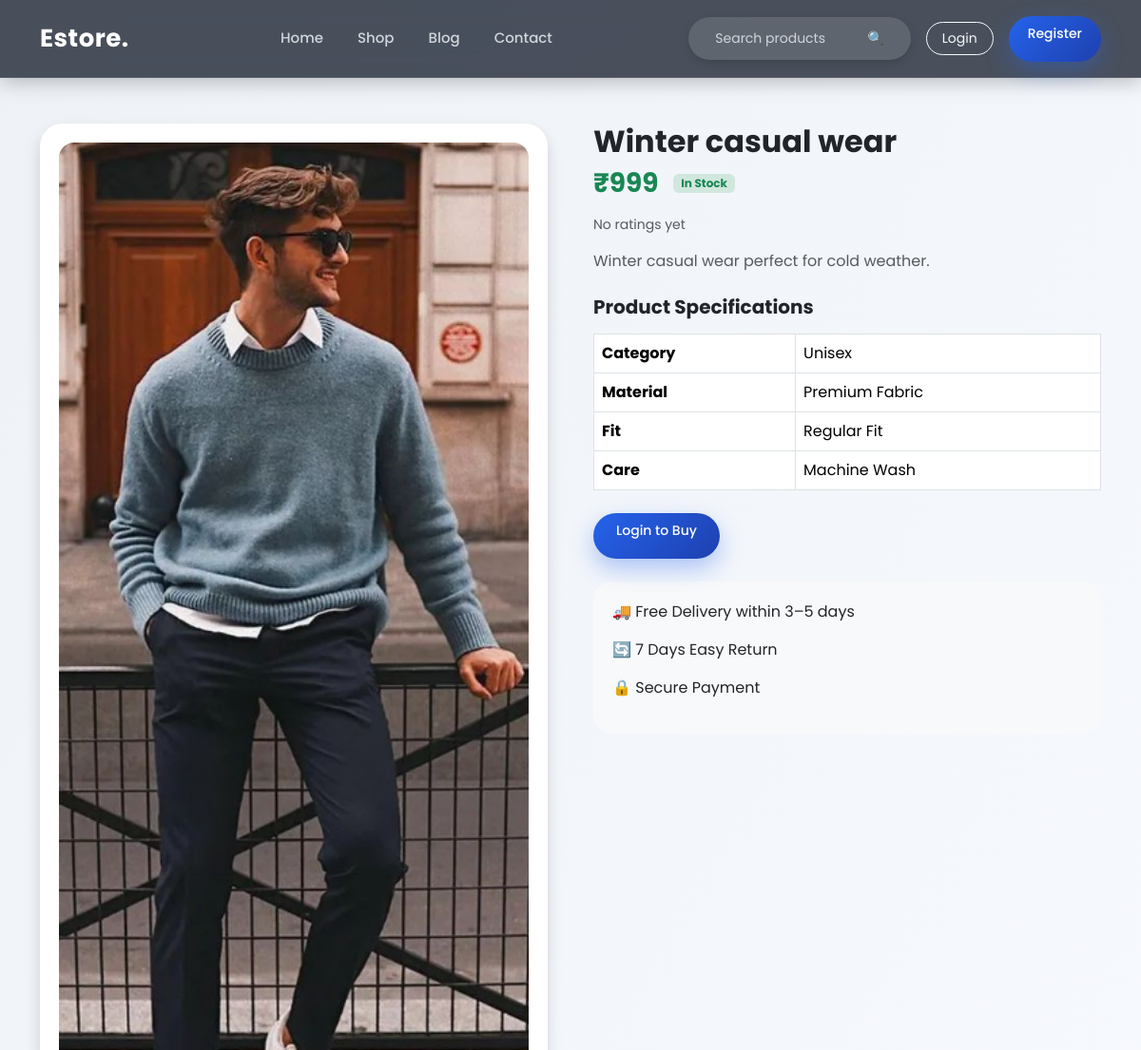
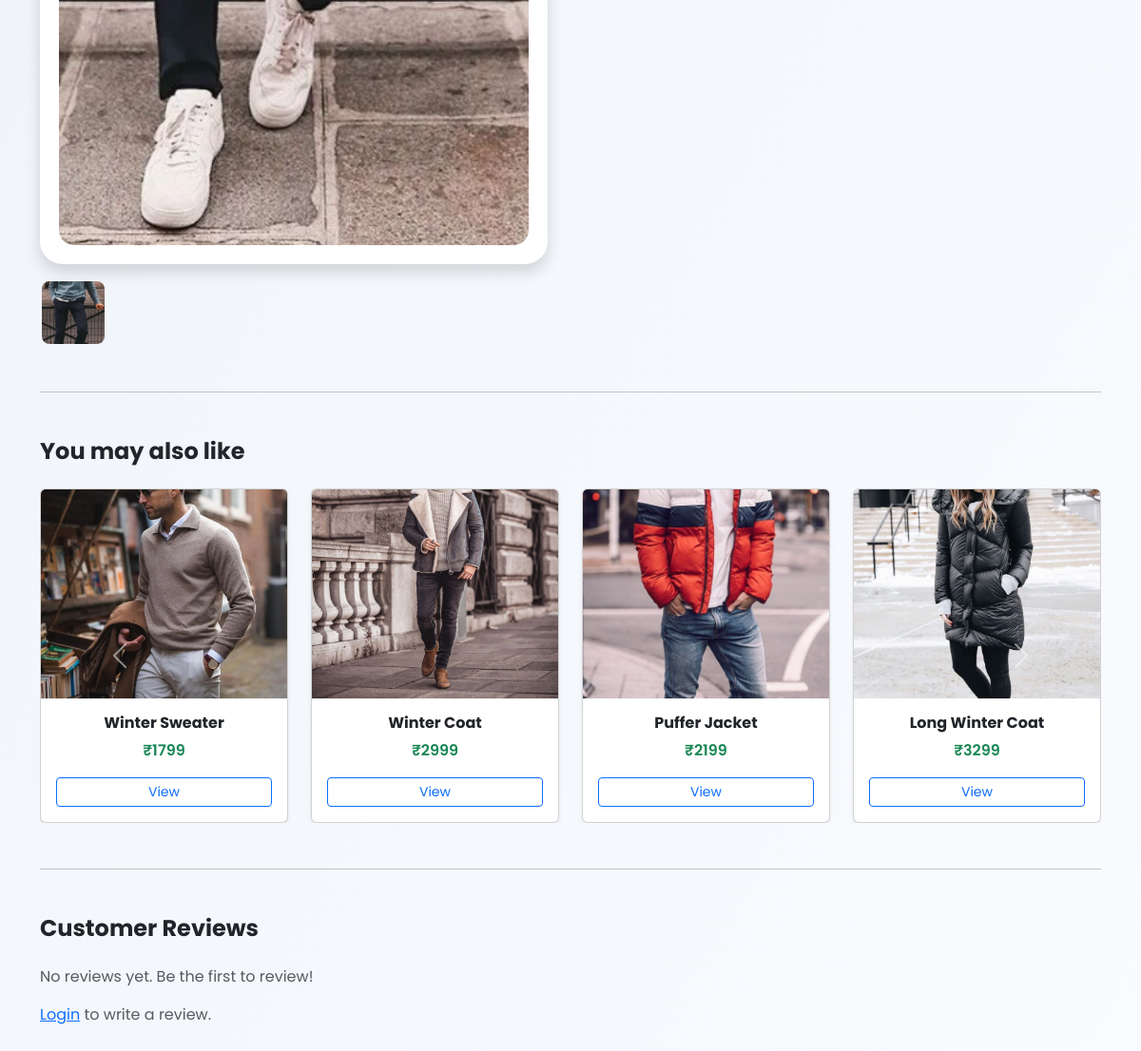
Page /product/1 on the committed database (2 pictures, top to bottom).
### models.py (models this page shows)
class Product(db.Model):
    id = db.Column(db.Integer, primary_key=True)
    name = db.Column(db.String(100))
    price = db.Column(db.Integer)
    category = db.Column(db.String(50))
    season = db.Column(db.String(50))
    description = db.Column(db.Text)
    image = db.Column(db.String(300))
    reviews = db.relationship('Review', backref='product', lazy=True)

### app.py (the view)
@app.route('/product/<int:id>')
def product_detail(id):
    product = Product.query.get_or_404(id)
    reviews = Review.query.filter_by(product_id=id).all()
    related_products = Product.query.filter(
        Product.category == product.category,
        Product.id != product.id
    ).limit(8).all()
    return render_template(
        'product_detail.html',
        product=product,
        reviews=reviews,
        related_products=related_products
    )

### templates/product_detail.html
{% extends 'base.html' %}
{% block content %}
<div class="container py-5">
  <div class="row g-5 align-items-start">
    <div class="col-lg-6">
      {% set images = product.image.split(',') %}
      <div class="product-image-card shadow mb-3">
        <img
          id="mainImage"
          src="{{ url_for('static', filename='images/' + images[0]) }}"
          alt="{{ product.name }}"
          class="img-fluid zoom-image rounded-4"
        >
      </div>
      <div class="d-flex gap-2">
        {% for img in images %}
          <img
            src="{{ url_for('static', filename='images/' + img) }}"
            class="thumb-img"
            onclick="document.getElementById('mainImage').src=this.src"
          >
        {% endfor %}
      </div>
    </div>
    <div class="col-lg-6">
      <h2 class="fw-bold mb-2">{{ product.name }}</h2>
      <div class="d-flex align-items-center gap-3 mb-3">
        <h3 class="text-success fw-bold mb-0">₹{{ product.price }}</h3>
        <span class="badge bg-success-subtle text-success">In Stock</span>
      </div>
      <div class="mb-3 rating">
  {% if reviews|length > 0 %}
    ⭐ {{ "%.1f"|format(reviews | map(attribute='rating') | sum / reviews|length) }} / 5
    <span class="text-muted">({{ reviews|length }} reviews)</span>
  {% else %}
    <span class="text-muted">No ratings yet</span>
  {% endif %}
</div>
      <p class="text-muted mb-4">
        {{ product.description }}
      </p>
      <h5 class="fw-bold mb-3">Product Specifications</h5>
      <table class="table table-bordered mb-4">
        <tr>
          <th>Category</th>
          <td>{{ product.category }}</td>
        </tr>
        <tr>
          <th>Material</th>
          <td>Premium Fabric</td>
        </tr>
        <tr>
          <th>Fit</th>
          <td>Regular Fit</td>
        </tr>
        <tr>
          <th>Care</th>
          <td>Machine Wash</td>
        </tr>
      </table>
      <div class="d-flex gap-3 mb-4">
        {% if current_user.is_authenticated %}
          <a href="{{ url_for('add_to_cart', product_id=product.id) }}"
             class="btn btn-primary btn-lg px-4">
            🛒 Add to Cart
          </a>
          <a href="{{ url_for('buy_now', product_id=product.id) }}"
             class="btn btn-success btn-lg px-4">
            ⚡ Buy Now
          </a>
        {% else %}
          <a href="{{ url_for('login') }}"
             class="btn btn-primary btn-lg px-4">
            Login to Buy
          </a>
        {% endif %}
      </div>
      <div class="delivery-box">
        <p>🚚 Free Delivery within 3–5 days</p>
        <p>🔄 7 Days Easy Return</p>
        <p>🔒 Secure Payment</p>
      </div>
    </div>
  </div>
  {% if related_products %}
  <hr class="my-5">
  <h4 class="fw-bold mb-4">You may also like</h4>
  <div id="relatedCarousel" class="carousel slide" data-bs-ride="carousel">
    <div class="carousel-inner">
      {% for group in related_products|batch(4, fill_with=None) %}
      <div class="carousel-item {% if loop.first %}active{% endif %}">
        <div class="row g-4">
          {% for p in group %}
          {% if p %}
          <div class="col-md-3">
            <div class="card h-100 shadow-sm">
              <img
                src="{{ url_for('static', filename='images/' + p.image) }}"
                class="card-img-top"
                style="height:220px; object-fit:cover;"
              >
              <div class="card-body text-center">
                <h6 class="fw-bold">{{ p.name }}</h6>
                <p class="text-success fw-semibold">₹{{ p.price }}</p>
                <a href="{{ url_for('product_detail', id=p.id) }}"
                   class="btn btn-outline-primary btn-sm w-100">
                  View
                </a>
              </div>
            </div>
          </div>
          {% endif %}
          {% endfor %}
        </div>
      </div>
      {% endfor %}
    </div>
    <button class="carousel-control-prev" type="button"
            data-bs-target="#relatedCarousel" data-bs-slide="prev">
      <span class="carousel-control-prev-icon"></span>
    </button>
    <button class="carousel-control-next" type="button"
            data-bs-target="#relatedCarousel" data-bs-slide="next">
      <span class="carousel-control-next-icon"></span>
    </button>
  </div>
  {% endif %}
  <hr class="my-5">
  <h4 class="fw-bold mb-4">Customer Reviews</h4>
  {% for r in reviews %}
    <div class="border rounded p-3 mb-3 shadow-sm">
      <div class="d-flex justify-content-between">
        <strong>{{ r.user.name }}</strong>
        <span>⭐ {{ r.rating }}/5</span>
      </div>
      <p class="text-muted mt-2">{{ r.comment }}</p>
    </div>
  {% else %}
    <p class="text-muted">No reviews yet. Be the first to review!</p>
  {% endfor %}
  {% if current_user.is_authenticated %}
<hr class="my-4">
<h5 class="fw-bold mb-3">Write a Review</h5>
<form method="POST" action="{{ url_for('add_review', product_id=product.id) }}"
      class="border rounded p-4 shadow-sm bg-light">
  <div class="mb-3">
    <label class="form-label fw-semibold">Rating</label>
    <select name="rating" class="form-select" required>
      <option value="">Select rating</option>
      <option value="5">⭐⭐⭐⭐⭐ (5)</option>
      <option value="4">⭐⭐⭐⭐ (4)</option>
      <option value="3">⭐⭐⭐ (3)</option>
      <option value="2">⭐⭐ (2)</option>
      <option value="1">⭐ (1)</option>
    </select>
  </div>
  <div class="mb-3">
    <label class="form-label fw-semibold">Your Review</label>
    <textarea name="comment"
              class="form-control"
              rows="3"
              placeholder="Share your experience..."
              required></textarea>
  </div>
  <button type="submit" class="btn btn-success px-4">
    Submit Review
  </button>
</form>
{% else %}
<p class="text-muted">
  <a href="{{ url_for('login') }}">Login</a> to write a review.
</p>
{% endif %}
</div>
{% endblock %}

### templates/base.html (shortened to what this page needs)
<!DOCTYPE html>
<html lang="en">
<head>
    <link href="https://cdn.jsdelivr.net/npm/bootstrap@5.3.2/dist/css/bootstrap.min.css" rel="stylesheet">
    <link rel="stylesheet" href="{{ url_for('static', filename='style.css') }}">
</head>
<body>
<nav class="navbar navbar-expand-lg custom-navbar">
  <div class="container">
    <a class="navbar-brand" href="/">Estore.</a>
    <div class="collapse navbar-collapse" id="navMenu">
      <ul class="navbar-nav mx-auto">
        <li class="nav-item"><a class="nav-link" href="/">Home</a></li>
        <li class="nav-item"><a class="nav-link" href="/products">Shop</a></li>
        <li class="nav-item"><a class="nav-link" href="#">Blog</a></li>
        <li class="nav-item"><a class="nav-link" href="#">Contact</a></li>
      </ul>
      <div class="d-flex align-items-center gap-3">
        <form class="search-box">
          <input type="text" placeholder="Search products">
          <button type="submit">🔍</button>
        </form>
        {% if current_user.is_authenticated %}
        <div class="dropdown">
          <a class="profile-btn dropdown-toggle"
             href="#"
             role="button"
             data-bs-toggle="dropdown"
             aria-expanded="false">
            👤 {{ current_user.name }}
          </a>
          <ul class="dropdown-menu dropdown-menu-end profile-dropdown">
            <li>
              <a class="dropdown-item" href="{{ url_for('profile') }}">
                👤 My Profile
              </a>
            </li>
            <li>
              <a class="dropdown-item" href="{{ url_for('orders') }}">
                📦 My Orders
              </a>
            </li>
            <li><hr class="dropdown-divider"></li>
            <li>
              <a class="dropdown-item logout-item" href="{{ url_for('logout') }}">
                🚪 Logout
              </a>
            </li>
          </ul>
        </div>
        {% else %}
        <a href="/login" class="btn btn-outline-light btn-sm">Login</a>
        <a href="/register" class="btn btn-primary btn-sm">Register</a>
        {% endif %}
      </div>
    </div>
  </div>
</nav>
{% block content %}{% endblock %}
</body>
</html>

### static/style.css (style rules this page uses)
* { margin: 0; padding: 0; box-sizing: border-box; }
body { font-family: 'Poppins', sans-serif; background: linear-gradient(120deg, #eef2f7, #f9fbff); min-height: 100vh; }
.navbar { background: linear-gradient(90deg, #1f2933, #111827); padding: 14px 40px; box-shadow: 0 4px 20px rgba(0,0,0,0.25); }
.navbar-brand { font-size: 22px; font-weight: 600; color: #fff !important; }
.nav-link { color: #d1d5db !important; font-weight: 500; margin: 0 10px; }
.search-box { display: flex; background: #ffffff; border-radius: 30px; overflow: hidden; box-shadow: 0 4px 10px rgba(0,0,0,0.15); }
.search-box input { border: none; padding: 6px 14px; outline: none; font-size: 14px; width: 160px; }
.search-box button { border: none; background: #2563eb; color: #fff; padding: 0 14px; cursor: pointer; }
.btn-primary, .btn-success { height: 48px; border-radius: 10px; font-weight: 500; font-size: 16px; transition: all 0.3s ease; }
.btn-primary { background: linear-gradient(90deg, #2563eb, #1d4ed8); border: none; }
.custom-navbar { background: rgba(17, 24, 39, 0.75); backdrop-filter: blur(14px); -webkit-backdrop-filter: blur(14px); border-bottom: 1px solid rgba(255,255,255,0.08); padding: 16px 0; position: sticky; top: 0; z-index: 999; }
.navbar-brand { font-size: 26px; font-weight: 700; letter-spacing: 0.5px; }
.nav-link { position: relative; font-size: 15px; padding: 6px 0; }
.nav-link::after { content: ""; position: absolute; left: 0; bottom: -6px; width: 0; height: 2px; background: #3b82f6; transition: 0.3s ease; }
.search-box { display: flex; align-items: center; background: rgba(255,255,255,0.12); border-radius: 50px; padding: 6px 14px; }
.search-box input { background: transparent; border: none; outline: none; color: #fff; width: 160px; font-size: 14px; }
.search-box input::placeholder { color: #d1d5db; }
.search-box button { background: none; border: none; color: #fff; font-size: 14px; cursor: pointer; }
.btn-outline-light { border-radius: 30px; padding: 6px 16px; }
.btn-primary { border-radius: 30px; padding: 6px 18px; box-shadow: 0 10px 25px rgba(37,99,235,0.35); }
.custom-navbar { transition: all 0.3s ease; }
.product-image-card { background: #fff; padding: 20px; border-radius: 20px; box-shadow: 0 20px 40px rgba(0,0,0,0.1); }
.product-image-card img { width: 100%; border-radius: 16px; object-fit: cover; }
.btn-primary { background: linear-gradient(135deg, #2563eb, #1e40af); border: none; }
.zoom-image { transition: transform 0.6s ease; }
.product-image-card { background: #fff; padding: 20px; border-radius: 24px; }
.delivery-box { background: #f8f9fa; padding: 20px; border-radius: 20px; }
.rating { font-size: 1.1rem; }
.thumb-img { width: 70px; height: 70px; object-fit: cover; border-radius: 10px; cursor: pointer; border: 2px solid transparent; transition: all 0.2s ease; }
.zoom-image { transition: transform 0.3s ease; }
.rating { font-size: 14px; color: #facc15; }
.btn-primary { background: #2563eb; color: #fff; padding: 9px 18px; border-radius: 6px; font-size: 14px; text-decoration: none; }
.btn-primary { background: linear-gradient(135deg, #2563eb, #1e40af); color: #fff; padding: 8px 20px; border-radius: 30px; font-size: 14px; border: none; transition: 0.3s; }

### rows in the picture
Product: image (picture), name "Winter casual wear", price "999", description "Winter casual wear perfect for cold weather.", category "Unisex"
Product: image (picture), name "Winter Sweater", price "1799"
Product: image (picture), name "Winter Coat", price "2999"
Product: image (picture), name "Puffer Jacket", price "2199"
Product: image (picture), name "Long Winter Coat", price "3299"
